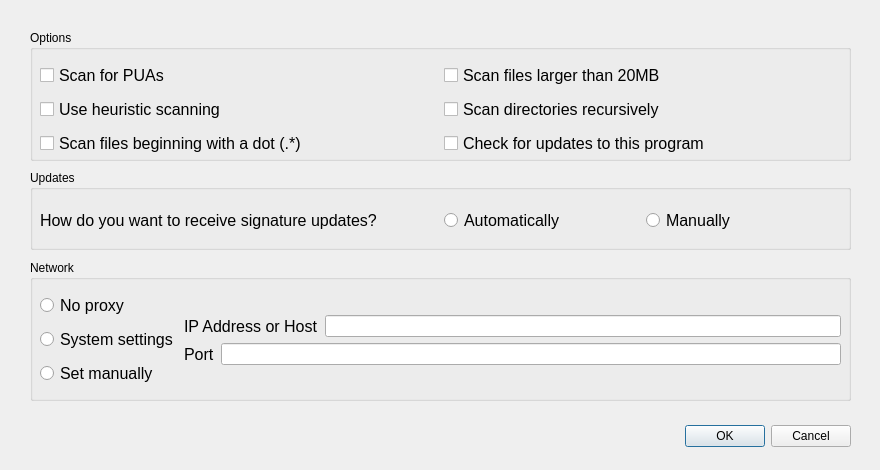
<?xml version="1.0" encoding="UTF-8"?>
<ui version="4.0">
 <class>Settings</class>
 <widget class="QDialog" name="Settings">
  <property name="geometry">
   <rect>
    <x>0</x>
    <y>0</y>
    <width>880</width>
    <height>470</height>
   </rect>
  </property>
  <property name="minimumSize">
   <size>
    <width>0</width>
    <height>0</height>
   </size>
  </property>
  <property name="windowTitle">
   <string>Dialog</string>
  </property>
  <widget class="QDialogButtonBox" name="buttonBox">
   <property name="geometry">
    <rect>
     <x>510</x>
     <y>420</y>
     <width>341</width>
     <height>32</height>
    </rect>
   </property>
   <property name="orientation">
    <enum>Qt::Horizontal</enum>
   </property>
   <property name="standardButtons">
    <set>QDialogButtonBox::Cancel|QDialogButtonBox::Ok</set>
   </property>
  </widget>
  <widget class="QGroupBox" name="groupBox">
   <property name="geometry">
    <rect>
     <x>30</x>
     <y>260</y>
     <width>821</width>
     <height>141</height>
    </rect>
   </property>
   <property name="title">
    <string>Network</string>
   </property>
   <widget class="QWidget" name="layoutWidget">
    <property name="geometry">
     <rect>
      <x>10</x>
      <y>30</y>
      <width>801</width>
      <height>100</height>
     </rect>
    </property>
    <layout class="QHBoxLayout" name="horizontalLayout">
     <item>
      <layout class="QVBoxLayout" name="verticalLayout">
       <item>
        <widget class="QRadioButton" name="noProxy">
         <property name="font">
          <font>
           <pointsize>12</pointsize>
          </font>
         </property>
         <property name="text">
          <string>No proxy</string>
         </property>
        </widget>
       </item>
       <item>
        <widget class="QRadioButton" name="systemProxy">
         <property name="font">
          <font>
           <pointsize>12</pointsize>
          </font>
         </property>
         <property name="text">
          <string>System settings</string>
         </property>
        </widget>
       </item>
       <item>
        <widget class="QRadioButton" name="manualProxy">
         <property name="font">
          <font>
           <pointsize>12</pointsize>
          </font>
         </property>
         <property name="text">
          <string>Set manually</string>
         </property>
        </widget>
       </item>
      </layout>
     </item>
     <item>
      <layout class="QVBoxLayout" name="verticalLayout_2">
       <item>
        <layout class="QVBoxLayout" name="verticalLayout_5">
         <item>
          <layout class="QHBoxLayout" name="horizontalLayout_5">
           <item>
            <widget class="QLabel" name="label_2">
             <property name="font">
              <font>
               <pointsize>12</pointsize>
              </font>
             </property>
             <property name="text">
              <string>IP Address or Host</string>
             </property>
            </widget>
           </item>
           <item>
            <widget class="QLineEdit" name="AddressEdit"/>
           </item>
          </layout>
         </item>
         <item>
          <layout class="QHBoxLayout" name="horizontalLayout_6">
           <item>
            <widget class="QLabel" name="label_3">
             <property name="font">
              <font>
               <pointsize>12</pointsize>
              </font>
             </property>
             <property name="text">
              <string>Port</string>
             </property>
            </widget>
           </item>
           <item>
            <widget class="QLineEdit" name="PortEdit">
             <property name="enabled">
              <bool>true</bool>
             </property>
            </widget>
           </item>
          </layout>
         </item>
        </layout>
       </item>
      </layout>
     </item>
    </layout>
   </widget>
  </widget>
  <widget class="QGroupBox" name="groupBox_2">
   <property name="geometry">
    <rect>
     <x>30</x>
     <y>170</y>
     <width>821</width>
     <height>80</height>
    </rect>
   </property>
   <property name="title">
    <string>Updates</string>
   </property>
   <widget class="QWidget" name="layoutWidget">
    <property name="geometry">
     <rect>
      <x>10</x>
      <y>30</y>
      <width>801</width>
      <height>41</height>
     </rect>
    </property>
    <layout class="QHBoxLayout" name="horizontalLayout_4">
     <item>
      <widget class="QLabel" name="label">
       <property name="font">
        <font>
         <pointsize>12</pointsize>
        </font>
       </property>
       <property name="text">
        <string>How do you want to receive signature updates?</string>
       </property>
      </widget>
     </item>
     <item>
      <layout class="QHBoxLayout" name="horizontalLayout_3">
       <item>
        <widget class="QRadioButton" name="autoUpdatesButton">
         <property name="font">
          <font>
           <pointsize>12</pointsize>
          </font>
         </property>
         <property name="text">
          <string>Automatically</string>
         </property>
        </widget>
       </item>
       <item>
        <widget class="QRadioButton" name="manualUpdatesButton">
         <property name="font">
          <font>
           <pointsize>12</pointsize>
          </font>
         </property>
         <property name="text">
          <string>Manually</string>
         </property>
        </widget>
       </item>
      </layout>
     </item>
    </layout>
   </widget>
  </widget>
  <widget class="QGroupBox" name="groupBox_3">
   <property name="geometry">
    <rect>
     <x>30</x>
     <y>30</y>
     <width>821</width>
     <height>131</height>
    </rect>
   </property>
   <property name="title">
    <string>Options</string>
   </property>
   <widget class="QWidget" name="layoutWidget">
    <property name="geometry">
     <rect>
      <x>10</x>
      <y>30</y>
      <width>801</width>
      <height>100</height>
     </rect>
    </property>
    <layout class="QHBoxLayout" name="horizontalLayout_2">
     <item>
      <layout class="QVBoxLayout" name="verticalLayout_3">
       <item>
        <widget class="QCheckBox" name="checkBoxScanForPuas">
         <property name="font">
          <font>
           <pointsize>12</pointsize>
          </font>
         </property>
         <property name="text">
          <string>Scan for PUAs</string>
         </property>
        </widget>
       </item>
       <item>
        <widget class="QCheckBox" name="checkBoxUseHeuristicScanning">
         <property name="font">
          <font>
           <pointsize>12</pointsize>
          </font>
         </property>
         <property name="text">
          <string>Use heuristic scanning</string>
         </property>
        </widget>
       </item>
       <item>
        <widget class="QCheckBox" name="checkBoxScanDotFiles">
         <property name="font">
          <font>
           <pointsize>12</pointsize>
          </font>
         </property>
         <property name="text">
          <string>Scan files beginning with a dot (.*)</string>
         </property>
        </widget>
       </item>
      </layout>
     </item>
     <item>
      <layout class="QVBoxLayout" name="verticalLayout_4">
       <item>
        <widget class="QCheckBox" name="checkBoxScanBigFiles">
         <property name="font">
          <font>
           <pointsize>12</pointsize>
          </font>
         </property>
         <property name="text">
          <string>Scan files larger than 20MB</string>
         </property>
        </widget>
       </item>
       <item>
        <widget class="QCheckBox" name="checkBoxScanRecursively">
         <property name="font">
          <font>
           <pointsize>12</pointsize>
          </font>
         </property>
         <property name="text">
          <string>Scan directories recursively</string>
         </property>
        </widget>
       </item>
       <item>
        <widget class="QCheckBox" name="checkBoxUpdates">
         <property name="font">
          <font>
           <pointsize>12</pointsize>
          </font>
         </property>
         <property name="text">
          <string>Check for updates to this program</string>
         </property>
        </widget>
       </item>
      </layout>
     </item>
    </layout>
   </widget>
  </widget>
 </widget>
 <resources/>
 <connections>
  <connection>
   <sender>buttonBox</sender>
   <signal>accepted()</signal>
   <receiver>Settings</receiver>
   <slot>accept()</slot>
   <hints>
    <hint type="sourcelabel">
     <x>248</x>
     <y>254</y>
    </hint>
    <hint type="destinationlabel">
     <x>157</x>
     <y>274</y>
    </hint>
   </hints>
  </connection>
  <connection>
   <sender>buttonBox</sender>
   <signal>rejected()</signal>
   <receiver>Settings</receiver>
   <slot>reject()</slot>
   <hints>
    <hint type="sourcelabel">
     <x>316</x>
     <y>260</y>
    </hint>
    <hint type="destinationlabel">
     <x>286</x>
     <y>274</y>
    </hint>
   </hints>
  </connection>
 </connections>
</ui>
